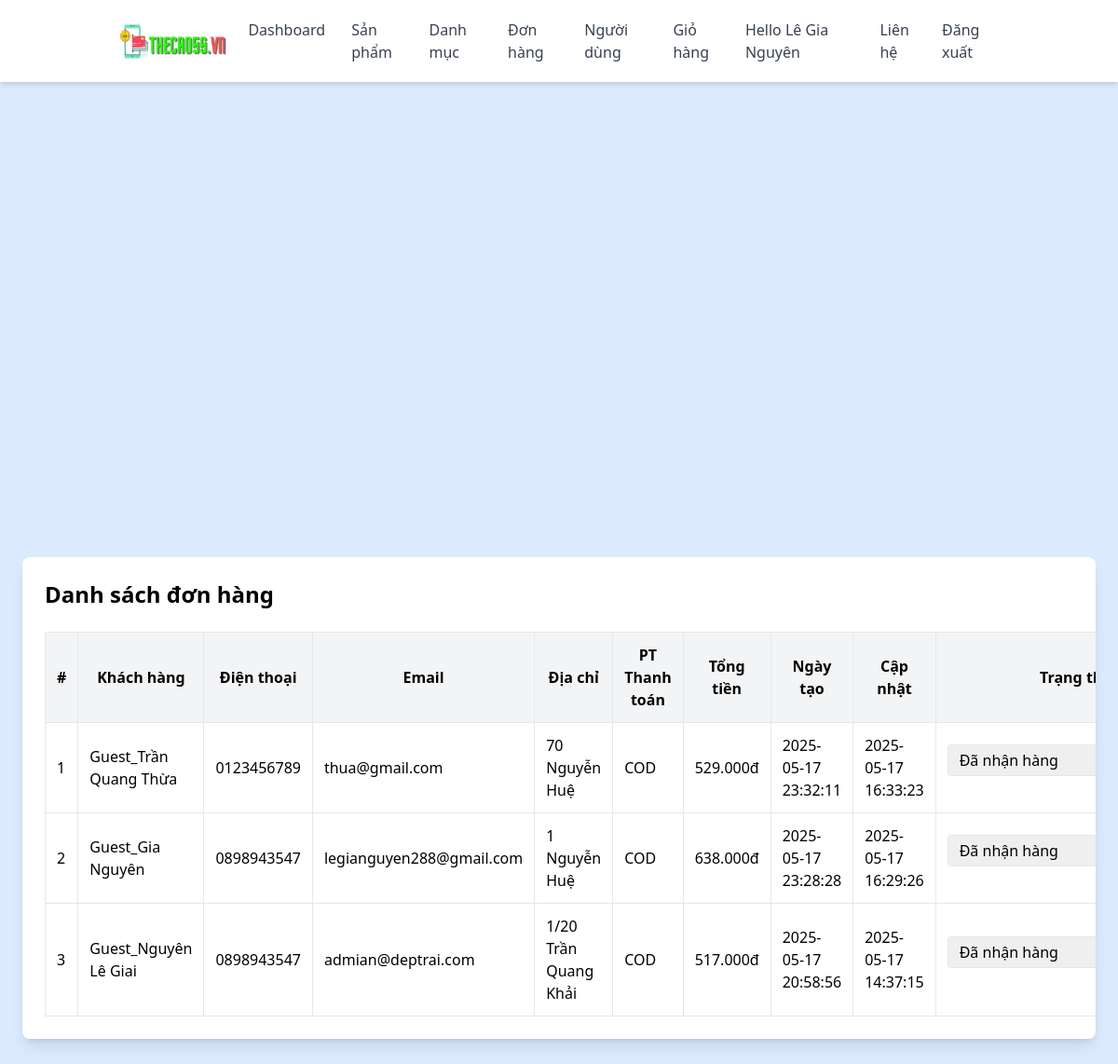
/orders/index.php (signed in), run on the app's committed database.
### tables this page shows
CREATE TABLE `orders` (
  `id` int NOT NULL,
  `user_id` int DEFAULT NULL,
  `customer_name` varchar(255) NOT NULL,
  `phone` varchar(50) NOT NULL,
  `email` varchar(255) NOT NULL,
  `address` text NOT NULL,
  `payment_method` varchar(50) NOT NULL,
  `total_amount` int NOT NULL,
  `created_at` datetime NOT NULL,
  `updated_at` timestamp NULL DEFAULT NULL ON UPDATE CURRENT_TIMESTAMP,
  `status` enum('cho_xac_nhan','dang_van_chuyen','thanh_toan_thanh_cong','da_nhan_hang') NOT NULL DEFAULT 'cho_xac_nhan'
);

### orders/index.php (the view, shortened to what this page needs)
<?php
include '../includes/header.php';
include '../config/database.php';
?>
<!DOCTYPE html>
<html lang="vi">
<head>
  <script src="https://cdn.tailwindcss.com"></script>
</head>
<body class="bg-blue-100">
  <main class="flex flex-col items-center justify-center min-h-screen px-4 py-8">
    <div class="bg-white p-6 rounded-lg shadow-lg w-full max-w-6xl overflow-x-auto">
      <h2 class="text-2xl font-bold mb-6">Danh sách đơn hàng</h2>
      <table class="w-full border-collapse text-sm md:text-base">
        <thead>
          <tr class="bg-gray-100">
            <th class="p-3 border font-semibold">#</th>
            <th class="p-3 border font-semibold">Khách hàng</th>
            <th class="p-3 border font-semibold">Điện thoại</th>
            <th class="p-3 border font-semibold">Email</th>
            <th class="p-3 border font-semibold">Địa chỉ</th>
            <th class="p-3 border font-semibold">PT Thanh toán</th>
            <th class="p-3 border font-semibold">Tổng tiền</th>
            <th class="p-3 border font-semibold">Ngày tạo</th>
            <th class="p-3 border font-semibold">Cập nhật</th>
            <th class="p-3 border font-semibold">Trạng thái</th>
          </tr>
        </thead>
        <tbody>
          <?php
          $sql    = "SELECT * FROM orders ORDER BY created_at DESC";
          $result = $conn->query($sql);
          $i = 1;
          while ($row = $result->fetch_assoc()):
          ?>
          <tr class="border-b">
            <td class="p-3 border"><?= $i++ ?></td>
            <td class="p-3 border"><?= htmlspecialchars($row['customer_name']) ?></td>
            <td class="p-3 border"><?= htmlspecialchars($row['phone']) ?></td>
            <td class="p-3 border"><?= htmlspecialchars($row['email']) ?></td>
            <td class="p-3 border"><?= htmlspecialchars($row['address']) ?></td>
            <td class="p-3 border"><?= htmlspecialchars($row['payment_method']) ?></td>
            <td class="p-3 border"><?= number_format($row['total_amount'],0,',','.') . 'đ' ?></td>
            <td class="p-3 border"><?= $row['created_at'] ?></td>
            <td class="p-3 border"><?= $row['updated_at'] ?></td>
            <td class="p-3 border">
              <form method="post" action="../api/v1/orders/updateStatusOrder.php" class="flex items-center gap-2">
                <select name="status" class="border rounded px-2 py-1">
                  <option value="da_nhan_hang"         <?= $row['status']=='da_nhan_hang'         ? 'selected' : '' ?>>Đã nhận hàng</option>
                </select>
              </form>
            </td>
          </tr>
          <?php endwhile; ?>
        </tbody>
      </table>
    </div>
  </main>
</body>
</html>

### data on the page
orders: customer_name "Guest_Trần Quang Thừa", phone "0123456789", email "thua@gmail.com", address "70 Nguyễn Huệ", payment_method "COD", total_amount "529.000", created_at "2025-05-17 23:32:11", updated_at "2025-05-17 16:33:23", status "Đã nhận hàng"
orders: customer_name "Guest_Gia Nguyên", phone "0898943547", email "legianguyen288@gmail.com", address "1 Nguyễn Huệ", payment_method "COD", total_amount "638.000", created_at "2025-05-17 23:28:28", updated_at "2025-05-17 16:29:26", status "Đã nhận hàng"
orders: customer_name "Guest_Nguyên Lê Giai", phone "0898943547", email "admian@deptrai.com", address "1/20 Trần Quang Khải", payment_method "COD", total_amount "517.000", created_at "2025-05-17 20:58:56", updated_at "2025-05-17 14:37:15", status "Đã nhận hàng"

### other printed values
$_COOKIE['fullname'] "Lê Gia Nguyên"
